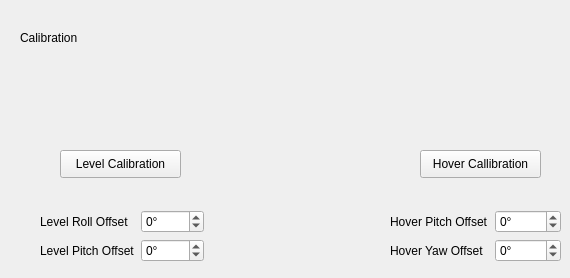
           <widget class="QWidget" name="calibrationPage">
            <widget class="QLabel" name="label_12">
             <property name="geometry">
              <rect>
               <x>20</x>
               <y>30</y>
               <width>71</width>
               <height>16</height>
              </rect>
             </property>
             <property name="text">
              <string>Calibration</string>
             </property>
            </widget>
            <widget class="QPushButton" name="levelCalibrateButton">
             <property name="geometry">
              <rect>
               <x>60</x>
               <y>150</y>
               <width>121</width>
               <height>28</height>
              </rect>
             </property>
             <property name="text">
              <string>Level Calibration</string>
             </property>
            </widget>
            <widget class="QPushButton" name="hoverCalibrateButton">
             <property name="geometry">
              <rect>
               <x>420</x>
               <y>150</y>
               <width>121</width>
               <height>28</height>
              </rect>
             </property>
             <property name="text">
              <string>Hover Callibration</string>
             </property>
            </widget>
            <widget class="QWidget" name="layoutWidget">
             <property name="geometry">
              <rect>
               <x>40</x>
               <y>210</y>
               <width>164</width>
               <height>59</height>
              </rect>
             </property>
             <layout class="QFormLayout" name="formLayout">
              <item row="0" column="1">
               <widget class="QSpinBox" name="levelRollOffsetSpin">
                <property name="suffix">
                 <string>°</string>
                </property>
                <property name="minimum">
                 <number>-30</number>
                </property>
                <property name="maximum">
                 <number>30</number>
                </property>
               </widget>
              </item>
              <item row="1" column="0">
               <widget class="QLabel" name="label_37">
                <property name="text">
                 <string>Level Pitch Offset</string>
                </property>
               </widget>
              </item>
              <item row="1" column="1">
               <widget class="QSpinBox" name="levelPitchOffsetSpin">
                <property name="suffix">
                 <string>°</string>
                </property>
                <property name="minimum">
                 <number>-30</number>
                </property>
                <property name="maximum">
                 <number>30</number>
                </property>
               </widget>
              </item>
              <item row="0" column="0">
               <widget class="QLabel" name="label_36">
                <property name="text">
                 <string>Level Roll Offset</string>
                </property>
               </widget>
              </item>
             </layout>
            </widget>
            <widget class="QWidget" name="layoutWidget">
             <property name="geometry">
              <rect>
               <x>390</x>
               <y>210</y>
               <width>171</width>
               <height>59</height>
              </rect>
             </property>
             <layout class="QFormLayout" name="formLayout_2">
              <item row="0" column="0">
               <widget class="QLabel" name="label_38">
                <property name="text">
                 <string>Hover Pitch Offset</string>
                </property>
               </widget>
              </item>
              <item row="0" column="1">
               <widget class="QSpinBox" name="hoverPitchOffsetSpin">
                <property name="suffix">
                 <string>°</string>
                </property>
                <property name="minimum">
                 <number>-30</number>
                </property>
                <property name="maximum">
                 <number>30</number>
                </property>
               </widget>
              </item>
              <item row="1" column="0">
               <widget class="QLabel" name="label_39">
                <property name="text">
                 <string>Hover Yaw Offset</string>
                </property>
               </widget>
              </item>
              <item row="1" column="1">
               <widget class="QSpinBox" name="hoverYawOffsetSpin">
                <property name="suffix">
                 <string>°</string>
                </property>
                <property name="minimum">
                 <number>-30</number>
                </property>
                <property name="maximum">
                 <number>30</number>
                </property>
               </widget>
              </item>
             </layout>
            </widget>
           </widget>
